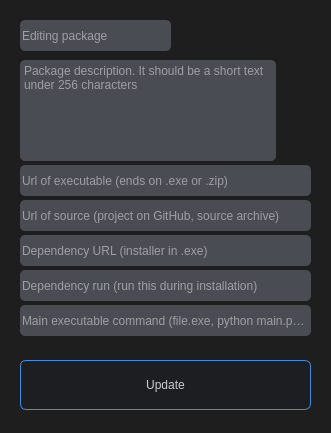
<?xml version="1.0" encoding="UTF-8"?>
<ui version="4.0">
 <class>MainWindow</class>
 <widget class="QMainWindow" name="MainWindow">
  <property name="geometry">
   <rect>
    <x>0</x>
    <y>0</y>
    <width>331</width>
    <height>433</height>
   </rect>
  </property>
  <property name="windowTitle">
   <string>horsy - editing package</string>
  </property>
  <widget class="QWidget" name="centralwidget">
   <property name="styleSheet">
    <string notr="true">QWidget{
	background-color: rgb(30, 30, 30);
}
</string>
   </property>
   <widget class="QLineEdit" name="packagename_box">
    <property name="geometry">
     <rect>
      <x>20</x>
      <y>20</y>
      <width>151</width>
      <height>31</height>
     </rect>
    </property>
    <property name="styleSheet">
     <string notr="true">background-color: rgb(74, 76, 83);
border-radius: 5px;	
color: rgb(242, 242, 242);</string>
    </property>
    <property name="text">
     <string/>
    </property>
    <property name="readOnly">
     <bool>true</bool>
    </property>
    <property name="placeholderText">
     <string>Editing package</string>
    </property>
   </widget>
   <widget class="QLineEdit" name="main_exe_box">
    <property name="geometry">
     <rect>
      <x>20</x>
      <y>305</y>
      <width>291</width>
      <height>31</height>
     </rect>
    </property>
    <property name="styleSheet">
     <string notr="true">background-color: rgb(74, 76, 83);
border-radius: 5px;	
color: rgb(242, 242, 242);</string>
    </property>
    <property name="placeholderText">
     <string>Main executable command (file.exe, python main.py, etc)</string>
    </property>
   </widget>
   <widget class="QLineEdit" name="source_url_box">
    <property name="geometry">
     <rect>
      <x>20</x>
      <y>200</y>
      <width>291</width>
      <height>31</height>
     </rect>
    </property>
    <property name="styleSheet">
     <string notr="true">background-color: rgb(74, 76, 83);
border-radius: 5px;	
color: rgb(242, 242, 242);</string>
    </property>
    <property name="placeholderText">
     <string>Url of source (project on GitHub, source archive)</string>
    </property>
   </widget>
   <widget class="QLineEdit" name="url_of_exe_box">
    <property name="geometry">
     <rect>
      <x>20</x>
      <y>165</y>
      <width>291</width>
      <height>31</height>
     </rect>
    </property>
    <property name="styleSheet">
     <string notr="true">background-color: rgb(74, 76, 83);
border-radius: 5px;	
color: rgb(242, 242, 242);</string>
    </property>
    <property name="placeholderText">
     <string>Url of executable (ends on .exe or .zip)</string>
    </property>
   </widget>
   <widget class="QLineEdit" name="dependency_url_box">
    <property name="geometry">
     <rect>
      <x>20</x>
      <y>235</y>
      <width>291</width>
      <height>31</height>
     </rect>
    </property>
    <property name="styleSheet">
     <string notr="true">background-color: rgb(74, 76, 83);
border-radius: 5px;	
color: rgb(242, 242, 242);</string>
    </property>
    <property name="placeholderText">
     <string>Dependency URL (installer in .exe)</string>
    </property>
   </widget>
   <widget class="QLineEdit" name="dependency_run_box">
    <property name="geometry">
     <rect>
      <x>20</x>
      <y>270</y>
      <width>291</width>
      <height>31</height>
     </rect>
    </property>
    <property name="styleSheet">
     <string notr="true">background-color: rgb(74, 76, 83);
border-radius: 5px;	
color: rgb(242, 242, 242);</string>
    </property>
    <property name="placeholderText">
     <string>Dependency run (run this during installation)</string>
    </property>
   </widget>
   <widget class="QTextBrowser" name="package_desc_box">
    <property name="geometry">
     <rect>
      <x>20</x>
      <y>60</y>
      <width>256</width>
      <height>101</height>
     </rect>
    </property>
    <property name="styleSheet">
     <string notr="true">background-color: rgb(74, 76, 83);
border-radius: 5px;	
color: rgb(242, 242, 242);</string>
    </property>
    <property name="html">
     <string>&lt;!DOCTYPE HTML PUBLIC &quot;-//W3C//DTD HTML 4.0//EN&quot; &quot;http://www.w3.org/TR/REC-html40/strict.dtd&quot;&gt;
&lt;html&gt;&lt;head&gt;&lt;meta name=&quot;qrichtext&quot; content=&quot;1&quot; /&gt;&lt;style type=&quot;text/css&quot;&gt;
p, li { white-space: pre-wrap; }
&lt;/style&gt;&lt;/head&gt;&lt;body style=&quot; font-family:'MS Shell Dlg 2'; font-size:8.25pt; font-weight:400; font-style:normal;&quot;&gt;
&lt;p style=&quot;-qt-paragraph-type:empty; margin-top:0px; margin-bottom:0px; margin-left:0px; margin-right:0px; -qt-block-indent:0; text-indent:0px;&quot;&gt;&lt;br /&gt;&lt;/p&gt;&lt;/body&gt;&lt;/html&gt;</string>
    </property>
    <property name="acceptRichText">
     <bool>false</bool>
    </property>
    <property name="textInteractionFlags">
     <set>Qt::LinksAccessibleByKeyboard|Qt::LinksAccessibleByMouse|Qt::TextBrowserInteraction|Qt::TextEditable|Qt::TextEditorInteraction|Qt::TextSelectableByKeyboard|Qt::TextSelectableByMouse</set>
    </property>
    <property name="placeholderText">
     <string>Package description. It should be a short text under 256 characters</string>
    </property>
   </widget>
   <widget class="QPushButton" name="update_button">
    <property name="enabled">
     <bool>true</bool>
    </property>
    <property name="geometry">
     <rect>
      <x>20</x>
      <y>360</y>
      <width>291</width>
      <height>50</height>
     </rect>
    </property>
    <property name="minimumSize">
     <size>
      <width>0</width>
      <height>50</height>
     </size>
    </property>
    <property name="styleSheet">
     <string notr="true">QPushButton {
	color: rgb(204, 204, 204);
	border-width: 1px;
	border-radius:6px;
	border-style: solid;
	background-color: rgb(28, 30, 33);
	border-color: rgb(66, 143, 225);
}
QPushButton:hover{
	border-width: 2px;
}
QPushButton:pressed{
	background-color: rgb(50, 60, 63);
}
QPushButton:disabled{
	border-width: 0px;
	background-color: rgb(92, 99, 109);
}</string>
    </property>
    <property name="text">
     <string>Update</string>
    </property>
   </widget>
  </widget>
 </widget>
 <resources/>
 <connections/>
</ui>
